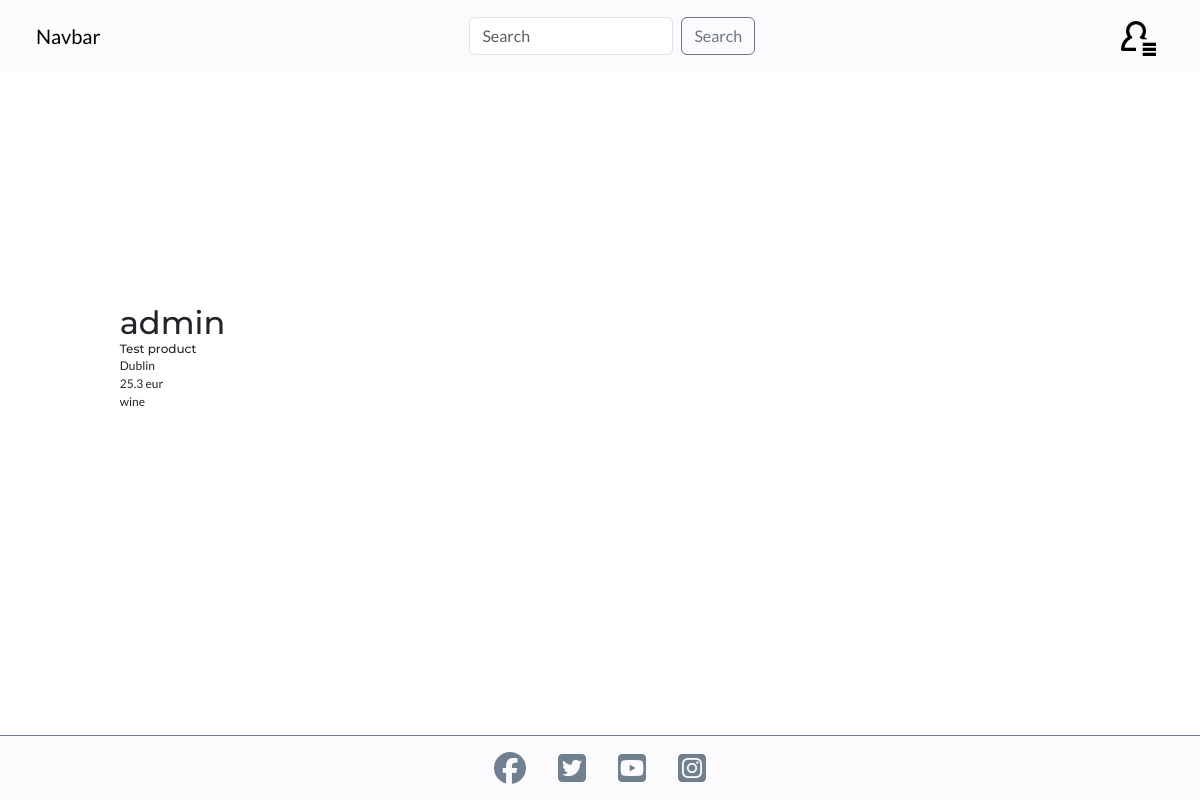
The app's page /products/, older data.
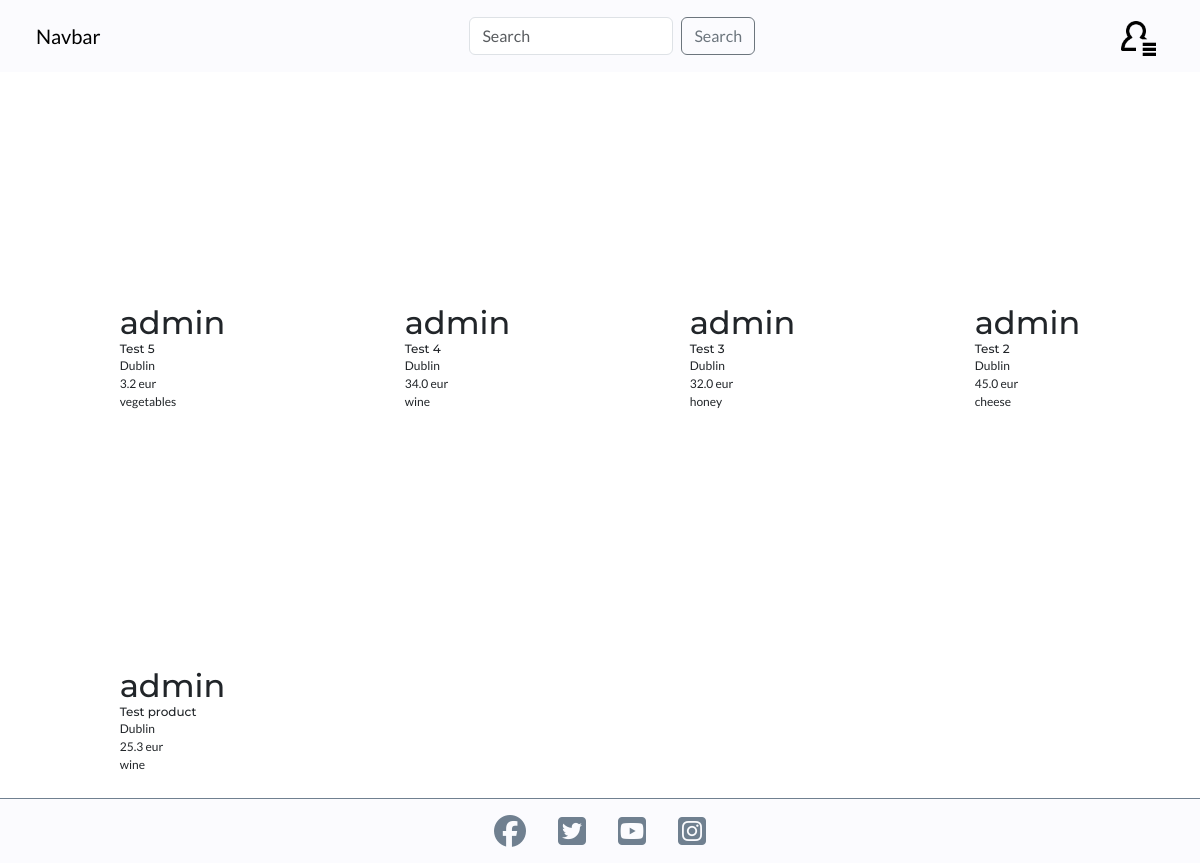
The same page, newer data.
### products/models.py (models this page shows, shortened)
class Product(models.Model):
    user = models.ForeignKey(
        User,
        on_delete=models.CASCADE,
        related_name="producer"
        )
    title = models.CharField(max_length=150, null=False, blank=False)
    description = models.TextField(null=False, blank=False)
    country = models.CharField(max_length=200)
    city = models.CharField(max_length=200)
    created_date = models.DateTimeField(auto_now_add=True)
    updated_date = models.DateTimeField(auto_now=True)
    image = CloudinaryField('image', default='placeholder')
    category = models.CharField(
        max_length=50,
        choices=CATEGORIES,
        default="other"
        )
    price = models.FloatField()
    currency = models.CharField(
        max_length=10,
        choices=CURRENCIES,
        default="eur"
        )
    available = models.BooleanField()
    slug = models.SlugField(max_length=200)
    class Meta:
        ordering = ['-updated_date']

### products/views.py (the view)
# urls.py: path('', ProductsList.as_view(), name='products'),
class ProductsList(generic.ListView):
    model = Product
    template_name = 'products/products.html'
    context_object_name = 'products'
    paginate_by = 6
    def get_queryset(self, **kwargs):
        query = self.request.GET.get('q')
        if query:
            products = self.model.objects.filter(
                Q(title__icontains=query) |
                Q(description__icontains=query) |
                Q(category__icontains=query)
            ).filter(
                available=True
            ).order_by(
                '-updated_date'
            )
        else:
            products = self.model.objects.filter(available=True).order_by('-updated_date')
        return products

### products/templates/products/products.html (shortened to what this page needs)
{% extends 'base.html' %}
{% block content %}
    <div class="container">
        <div class="row">
            {% for product in products %}
                <div class="d-flex col-12 col-md-6 col-lg-3 justify-content-center">
                    <div class="card m-3 mt-4">
                        <div class="card-body">
                            <h2 class="card-title">{{ product.user }}</h2>
                            <h2 class="card-text">{{ product.title }}</h2>
                            <p class="card-text">{{ product.city }}</p>
                            <p class="card-text">{{ product.price }} {{ product.currency }}</p>
                            <p class="card-text">{{ product.category }}</p>
                        </div>
                    </div>
                </div>
            {% endfor %}
        </div>
    </div>
{% endblock %}

Row changes from the older to the newer data that the page shows:
added Product: user "admin", title "Test 5", city "Dublin", price "3.2", currency "eur", category "vegetables"
added Product: user "admin", title "Test 4", city "Dublin", price "34.0", currency "eur", category "wine"
added Product: user "admin", title "Test 3", city "Dublin", price "32.0", currency "eur", category "honey"
added Product: user "admin", title "Test 2", city "Dublin", price "45.0", currency "eur", category "cheese"
